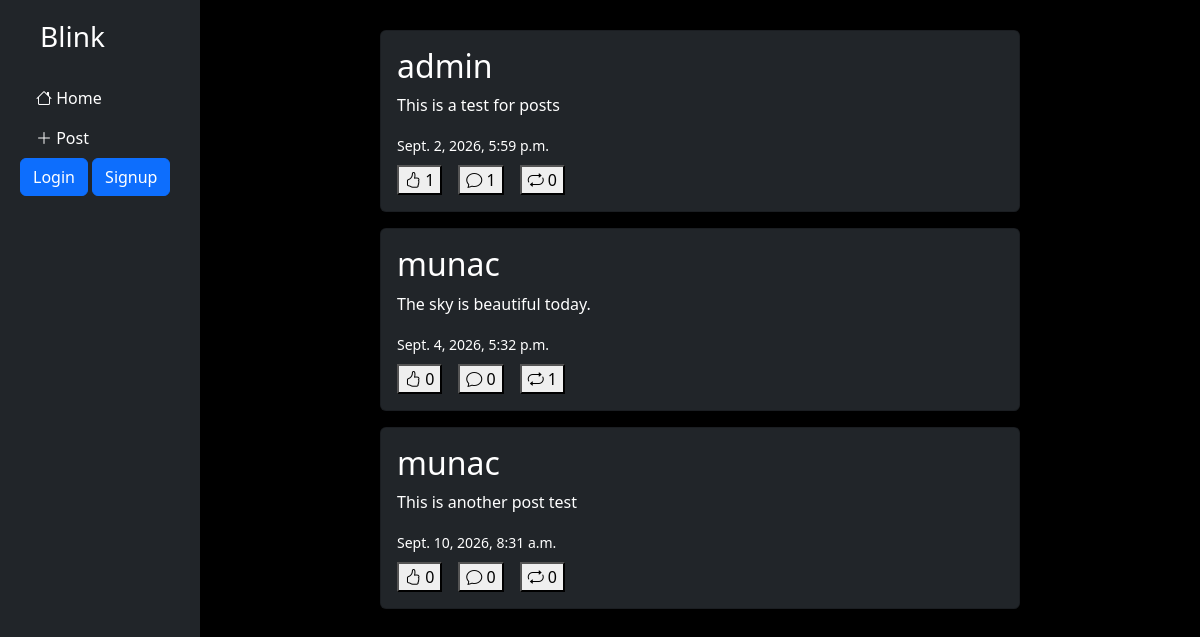
The app's page /, older data.
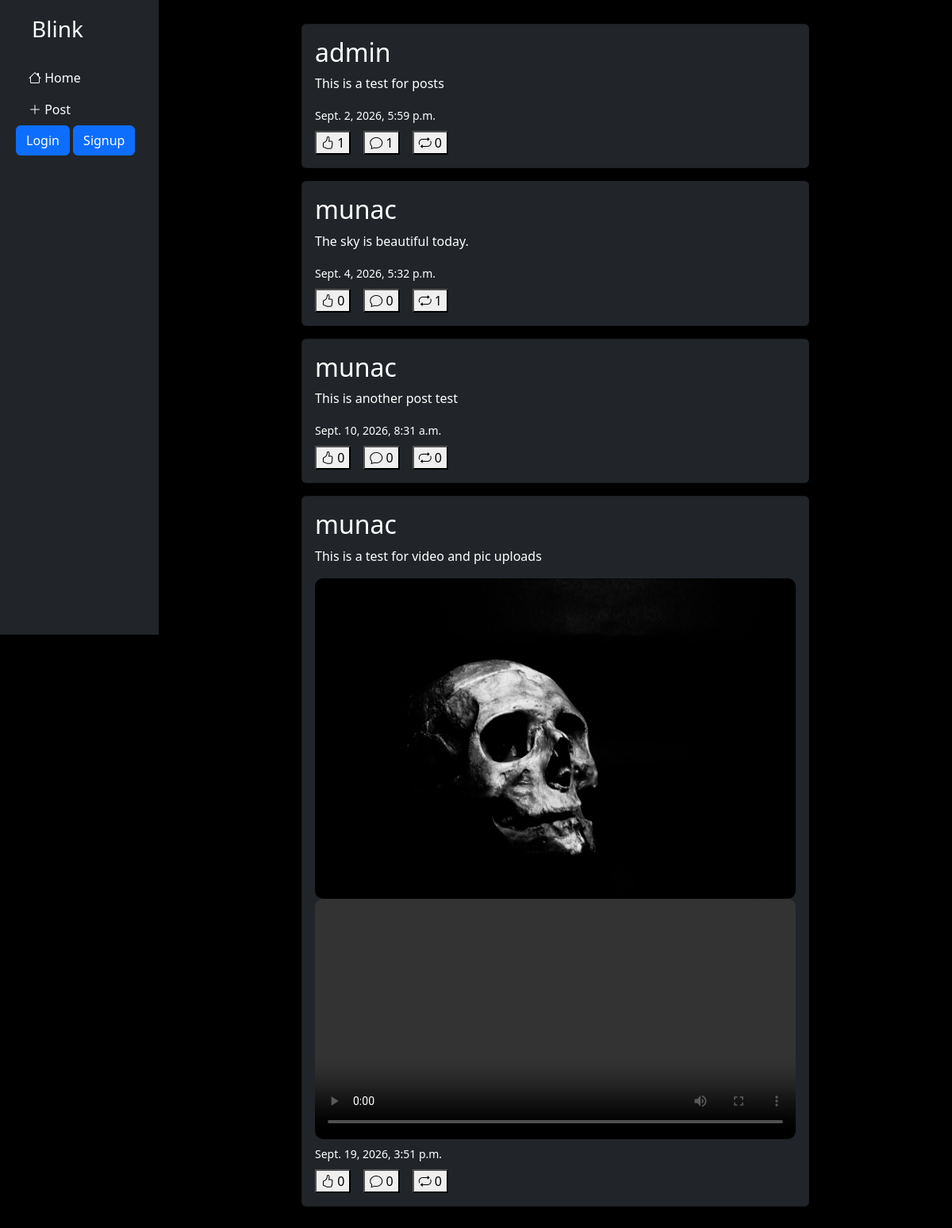
The same page, newer data.
### posts/models.py (models this page shows, shortened)
class Post(models.Model):
    author = models.ForeignKey(
        get_user_model(),
        on_delete=models.CASCADE,
    )
    content = models.TextField(max_length=200)
    image = models.ImageField(
        upload_to='post_images/',
        blank=True,
        null=True
    )
    video = models.FileField(
        upload_to='post_videos/',
        blank=True,
        null=True
    )
    date = models.DateTimeField(auto_now_add=True)

### users/models.py (models this page shows)
class CustomUser(AbstractUser):
    age = models.PositiveIntegerField(null=True, blank=True)
    bio = models.TextField(max_length=500, blank=True)
    profile_picture = models.ImageField(
        upload_to='profile_pictures/',
        blank=True,
        null=True
    )
    background_picture = models.ImageField(
        upload_to='background_pictures/',
        blank=True,
        null=True
    )

### posts/views.py (the view)
# urls.py: path('', PostView.as_view(), name='home'),
class PostView(ListView):
    model = Post
    template_name = 'post/post_list.html'
    context_object_name = 'posts'
    def get_context_data(self, **kwargs):
            context = super().get_context_data(**kwargs)
            if self.request.user.is_authenticated:
                liked_posts = Like.objects.filter(
                    user=self.request.user
                ).values_list('post_id', flat=True)
                reposted_posts = Repost.objects.filter(
                    user=self.request.user
                ).values_list('post_id', flat=True)
                context['liked_posts'] = liked_posts
                context['reposted_posts'] = reposted_posts
            else:
                context['liked_posts'] = []
                context['reposted_posts'] = []
            return context

### templates/post/post_list.html (shortened to what this page needs)
{% extends 'base.html' %}
{%block content %}
{% for post in posts %}
<a class="text-white text-decoration-none" href="{% url 'post_detail' post.pk %}">
    <div class="card bg-dark text-white mb-3">
        <div class="card-body">
            <a class="nav-link text-grey text-decoration-none" href="{% url 'profile' post.author.pk %}">
                <h2>{{ post.author }}</h2>
            </a>
            <a class="text-white text-decoration-none" href="{% url 'post_detail' post.pk %}">
                <p>{{ post.content }}</p>
                {% if post.image %}
                    <img src="{{ post.image.url }}" alt="{{ post.author}} posted an image"
                    class="post-image">
                {% endif %}
                {% if post.video %}
                    <video class="post-video" controls>
                        <source src="{{ post.video.url }}">
                    </video>
                {% endif %}
                <small>{{ post.date }}</small>
            </a>
                <div class="d-flex gap-3 mt-2">
                    <form action="{% url 'like_post' post.pk %}" method='post'>
                        <button type="submit">
                            {% if post.pk in liked_posts %}
                                <i class="bi bi-hand-thumbs-up-fill"></i>
                            {% else %}
                                <i class="bi bi-hand-thumbs-up"></i>
                            {% endif %}
                            {{ post.likes.count }}
                        </button>
                    </form>
                    <form action="{% url 'add_comment' post.pk %}" method="post">
                        <button type="submit">
                            <i class="bi bi-chat"></i>
                            {{ post.comments.count}}
                        </button>
                    </form>
                    <form action="{% url 'repost' post.pk %}" method="post">
                        <button type="submit">
                            {% if post.pk in reposted_posts %}
                                <i class="bi bi-repeat-1"></i>
                            {% else %}
                                <i class="bi bi-repeat"></i>
                            {% endif %}
                            {{ post.reposts.count}}
                        </button>
                    </form>
                </div>
        </div>
    </div>
</a>
{% endfor %}
{% endblock content %}

Row changes from the older to the newer data that the page shows:
added Post: author "munac", content "This is a test for video and pic uploads", image (picture), date "Sept. 19, 2026, 3:51 p.m.", likes.count "0", comments.count "0", reposts.count "0"
